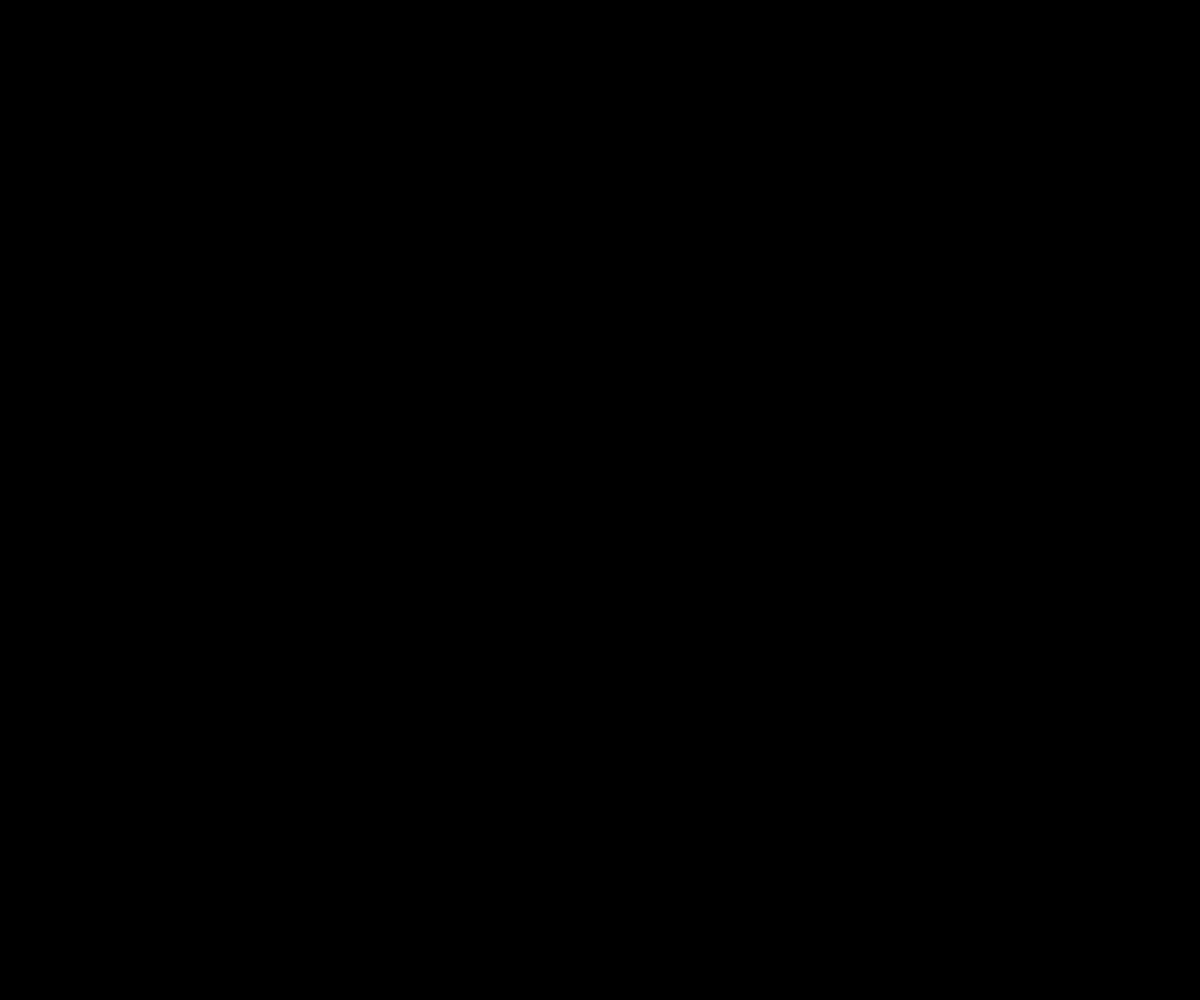
Frame 1 (no input)
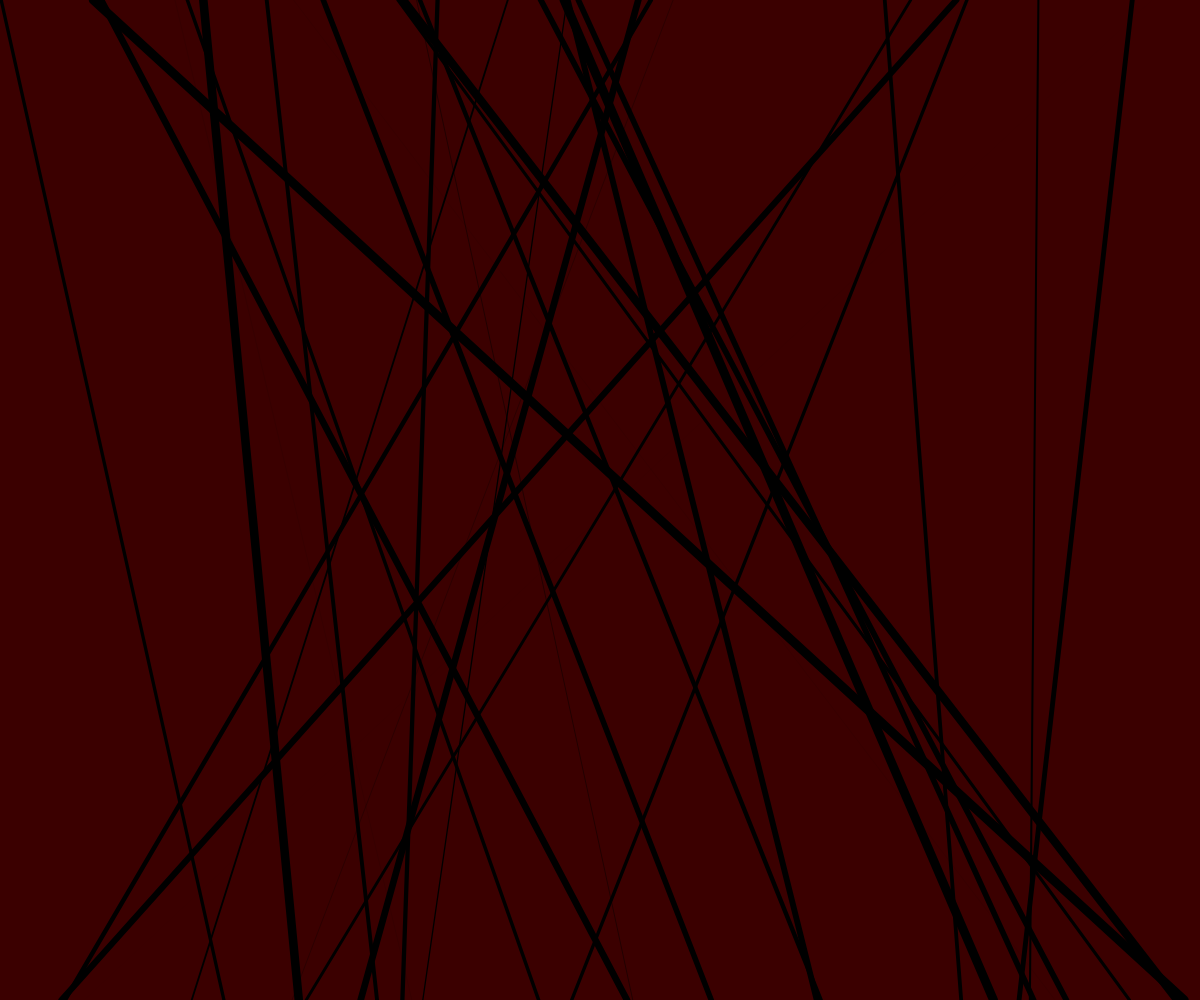
Frame 60 (no input)
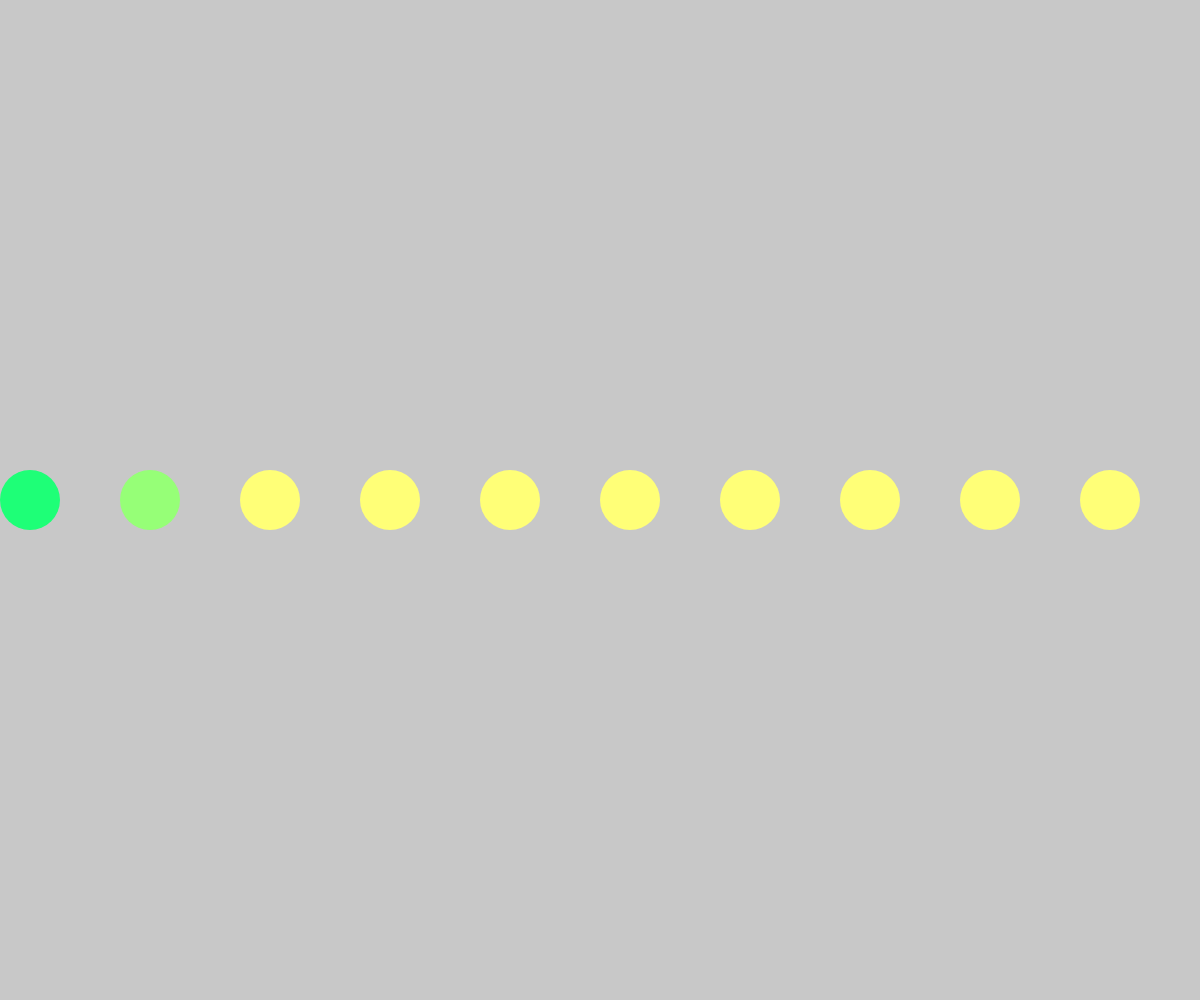
Frame 120 (the mouse pressed at the canvas centre since frame 60)

The p5.js sketch that drew these frames (run headless with seeded random() and noise() and a simulated clock; from frame 60 on, the mouse is pressed at the canvas centre):

// p5.js sketch
// ── sketch.js
//define the variable clicks
var clicks = 4;

//setup
function setup() {
	createCanvas(windowWidth, windowHeight);
}

//define variables
let pos_x = 0;
let pos_y = 0;
let d = 60;
let r = d/2;


function draw() {
  //set the background
	background(125);
  //define variable quanty
	var quanty = map(mouseY, 0, height, 20, 70);

//if 1 click
	if (clicks == 1) {
    //change the background
    background(200);

    //text
    //noStroke();
    //fill ('rgb(174, 223, 233)');
    //rect( 10, 39, 145, 30, 50);

    //fill ( 0 );
    //textSize ( 20 );
    //text( "Click to change", 15, 60);

		// interactive circle line
		for( var i=0; i < 15; i++ ) {
		    pos_x = width * i/10 + r;
        noStroke();
        fill(pos_x, mouseY, pos_y, mouseX);
        ellipse( pos_x, mouseY, d );
		}
	}

  //if 2 clicks
	else if (clicks == 2) {
    //change the background
    background(125);

    //text
    //noStroke();
    //fill ('rgb(174, 223, 233)');
    //rect( 10, 39, 145, 30, 50);

    //fill ( 0 );
    //textSize ( 20 );
    //text( "Click to change", 15, 60);

		// circle lines
    fill(pos_x, mouseY, pos_y, mouseX);
		let positionS = 0;
    for (var x = 20; x <= width-20; x += quanty) {
      ellipse (x, positionS, 20, 20);
      positionS = positionS + 30;
      if (positionS >= height) {
        positionS = 0;
      }
    }
	}

  //if 3 clicks
  else if (clicks == 3) {
    //change the background
    background(5);

    //text
    noStroke();
    fill ('rgb(174, 223, 233)');
    rect( 10, 39, 145, 30, 50);

    fill ( 0 );
    textSize ( 20 );
    text( "Click to change", 15, 60);

		// Circles
		for (var x = 20; x <= width-20; x += quanty) {
			for (var y = 20; y <= height-20; y+= quanty) {
        noStroke();
        fill(random(256), random(256), 127, 175);
				ellipse(x, y, 30, 30);
			}
		}
	}

  //if 4 clicks
  else if (clicks == 4) {
    //change the background
    background(pos_y, mouseY, mouseX);

    //draw random lines
    for( var j = 0; j < 30; j++ ) {
      strokeWeight(random(10));
      line (random(width), 0, random(width), height, 20);
    }

    //text
    //noStroke();
    //fill ('rgb(174, 223, 233)');
    //rect( 10, 39, 145, 30, 50);

    //fill ( 0 );
    //textSize ( 20 );
    //text( "Click to change", 15, 60);

		// line draw
		//for (var x = 50; x < width-50; x += quanty) {
			//for (var y = 50; y < height-50; y+= quanty) {
				//for (var i = 0; i < 16; i+=4) {
          //stroke(20);
          //strokeWeight(1);
					//line(mouseX, x, mouseY, y );
				//}
        //noFill();
        //stroke(mouseY);
				//rect(x, y, 30, 30);
			//}
		//}
	}

  //update the pos_y value
  pos_y++;
    if (pos_y > height) {
        pos_y = 0;
    }

}

function mousePressed() {
  //update the clicks value
	clicks++;

  //reset the clicks value if it greater than 4
	if (clicks > 4) clicks = 1;
}
